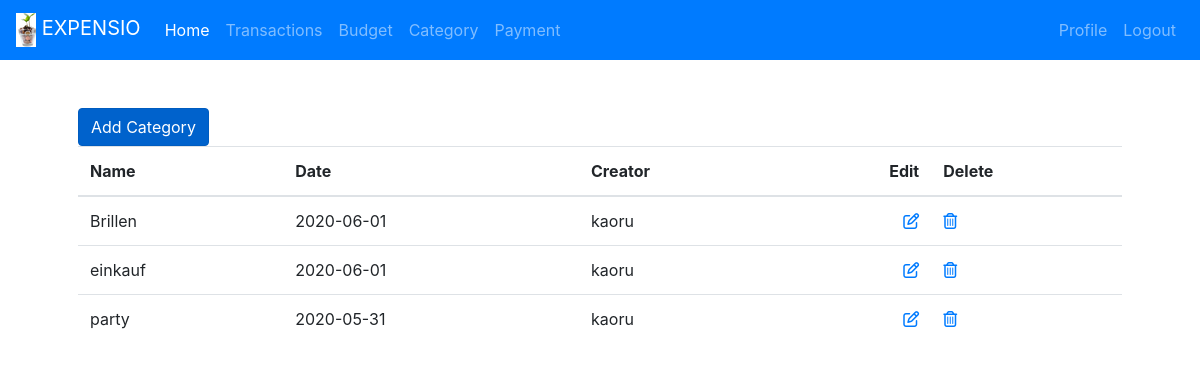
The page /category/ (signed in) on the database as committed earlier.
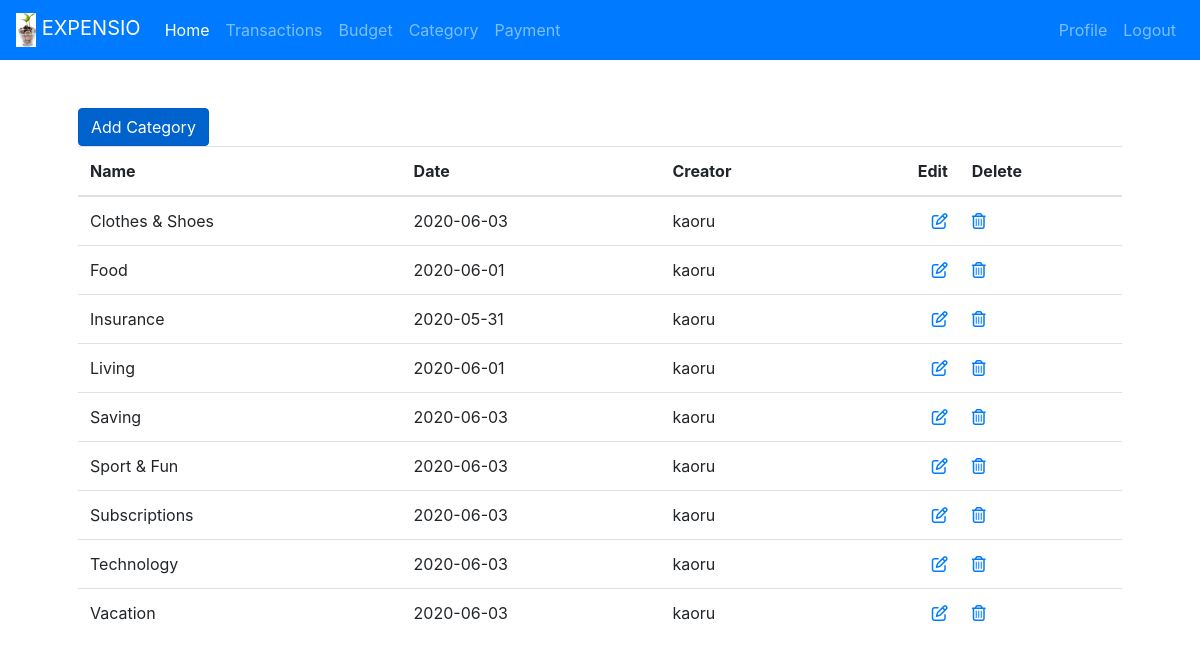
The same page on the database as committed later.
### category/models.py (models this page shows, shortened)
class Category(models.Model):
    name = models.CharField(max_length=100)
    created_date = models.DateTimeField(auto_now_add=True)
    user = models.ForeignKey("auth.User", on_delete=models.CASCADE)
    """
    Returns self.name instead of object.object
    """

### category/views.py (the view)
# urls.py: path("", CategoryListView.as_view(), name="categories"),
class CategoryListView(ListView):
    model = Category
    template_name = "category/category.html"
    def get_queryset(self):
        return Category.objects.filter(user=self.request.user).order_by('name')

### category/templates/category/category.html (shortened to what this page needs)
{% extends "base.html" %}
{% block content %}
    <a href="/category/add" class="btn btn-primary active" role="button" aria-pressed="true">Add Category</a>
    <br>
    <table class="table">
        <thead>
            <tr>
                <th scope="col">Name</th>
                <th scope="col">Date</th>
                <th scope="col">Creator</th>
                <th scope="col" class="text-right">Edit</th>
                <th scope="col">Delete</th>
            </tr>
        </thead>
        <tbody>
            {% for category in object_list %}
                <tr>
                    <td>{{ category.name }}</td>
                    <td>{{ category.created_date | date:"Y-m-d" }}</td>
                    <td>{{ category.user }}</td>
                    <td class="text-right">
                        <a href="{{ category.id  }}/edit"><i class="far fa-edit"></i></a>
                    </td>
                    <td>
                        <a href="{{ category.id  }}/delete"> <i class="far fa-trash-alt"></i></a>
                    </td>
                </tr>
            {% endfor %}
        </tbody>
    </table>
{% endblock content %}

### templates/base.html (shortened to what this page needs)
<!DOCTYPE html>
<html lang="en">
    <head>
        <link rel="stylesheet" href="https://stackpath.bootstrapcdn.com/bootstrap/4.4.1/css/bootstrap.min.css">
        {% load static %}
    </head>
    <body>
        <nav class="navbar navbar-expand-lg navbar-dark bg-primary">
            <a class="navbar-brand" href="#">
                <img src="/static/expense_tracker/logo_small.png" alt="">
                EXPENSIO
            </a>
            <div class="collapse navbar-collapse" id="navbarNavAltMarkup">
                <div class="navbar-nav">
                    <a class="nav-item nav-link active" href="/">Home <span class="sr-only">(current)</span></a>
                    <a class="nav-item nav-link" href="/transaction">Transactions</a>
                    <a class="nav-item nav-link" href="/budget">Budget</a>
                    <a class="nav-item nav-link" href="/category">Category</a>
                    <a class="nav-item nav-link" href="/payment">Payment</a>
                </div>
                <div class="navbar-nav ml-auto">
                    {% if user.is_authenticated %}
                        <a class="nav-item nav-link" href="/profile">Profile</a>
                        <a class="nav-item nav-link" href="{% url 'logout' %}">Logout</a>
                    {% else %}
                     <a class="nav-item nav-link" href="{% url 'login' %}">Login</a>
                     <a class="nav-item nav-link" href="{% url 'register' %}">Register</a>
                    {% endif %}
                </div>
            </div>
        </nav>
        <div class="p-5 container">
            {% block content %}
            {% endblock %}
        </div>
    </body>
</html>

Rows that differ between the two databases and show on the page:
added Category: name "Clothes & Shoes", created_date "2020-06-03", user "kaoru"
changed Category: name "einkauf" → "Food"
changed Category: name "party" → "Insurance"
changed Category: name "Brillen" → "Living"; moves down the list
added Category: name "Saving", created_date "2020-06-03", user "kaoru"
added Category: name "Sport & Fun", created_date "2020-06-03", user "kaoru"
added Category: name "Subscriptions", created_date "2020-06-03", user "kaoru"
added Category: name "Technology", created_date "2020-06-03", user "kaoru"
added Category: name "Vacation", created_date "2020-06-03", user "kaoru"
